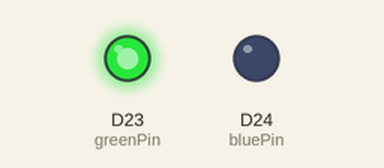
Bench run of a sketch on a simulated Arduino Nano 33 IoT. On the bench: output pins drawn as LEDs (lit = HIGH). Dashed ring = blinking. Nothing arrives over Bluetooth unless stated; a phone connects over Bluetooth LE 3 s after start.

Above: at 0.1 s.
At 3.1 s:
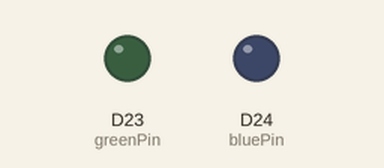
At 39.55 s:
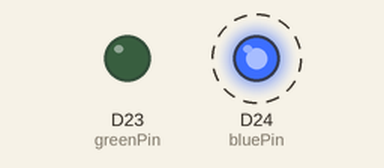
Timing chart, 0 to 40.0 s (numbered marks = the images above):
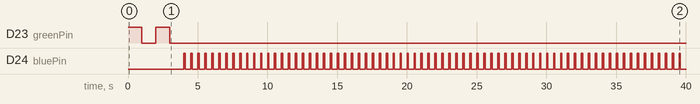

Measured:
- by itself, D23 (greenPin): HIGH → LOW at 1.0 s, → HIGH 1.0 s later, → LOW 1.0 s later
- by itself, D24 (bluePin): LOW → HIGH at 4.0 s, → LOW 0.10 s later, → HIGH 0.40 s later, → LOW 0.10 s later, … (144 changes in this stretch)

The sketch:

Sketch05_BLE2Python.ino
```cpp
#include <ArduinoBLE.h>

BLEService ledService("180A"); // Custom service UUID
BLEBoolCharacteristic connectChar("2A56", BLERead | BLEWrite); // Characteristic UUID

const int bluePin = 24;   // Blue LED pin
const int greenPin = 23;  // Green LED pin

void setup() {
  pinMode(bluePin, OUTPUT);
  pinMode(greenPin, OUTPUT);

  digitalWrite(greenPin, HIGH);  // Green LED on at start (advertising)
  digitalWrite(bluePin, LOW);     // Blue LED off

  // Initialize BLE without Serial monitoring
  if (!BLE.begin()) {
    // If BLE initialization fails, the board will remain here.
    while (1);
  }

  BLE.setLocalName("BLE_Sense_Device");
  BLE.setAdvertisedService(ledService);
  ledService.addCharacteristic(connectChar);
  BLE.addService(ledService);

  BLE.advertise();
}

void loop() {
  BLEDevice central = BLE.central();

  if (central) {
    // Connection established: change LED to blue
    digitalWrite(greenPin, LOW);  // Turn off green LED
    digitalWrite(bluePin, HIGH);   // Turn on blue LED

    // Blink the blue LED while connected
    while (central.connected()) {
      digitalWrite(bluePin, HIGH);   // Turn on blue LED
      delay(100);                    // Wait for 100 milliseconds
      digitalWrite(bluePin, LOW);    // Turn off blue LED
      delay(400);                    // Wait for 400 milliseconds
    }

    // Connection lost: change LED back to green
    digitalWrite(bluePin, LOW);   // Turn off blue LED
    digitalWrite(greenPin, HIGH); // Turn on green LED
  } else {
    // When disconnected, use low-power logic for the green LED
    // Flash the green LED at a lower frequency to indicate waiting for connection
    digitalWrite(greenPin, HIGH);  // Turn on green LED
    delay(1000);                   // Wait for 1 second
    digitalWrite(greenPin, LOW);   // Turn off green LED
    delay(1000);                   // Wait for 1 second
  }
}

/*
#include <ArduinoBLE.h>

BLEService ledService("180A"); // Custom service UUID
BLEBoolCharacteristic connectChar("2A56", BLERead | BLEWrite); // Characteristic UUID

const int bluePin = 24;   // Blue LED pin
const int greenPin = 23;  // Green LED pin

void setup() {
  pinMode(bluePin, OUTPUT);
  pinMode(greenPin, OUTPUT);

  digitalWrite(greenPin, HIGH);  // Green LED on at start (advertising)
  digitalWrite(bluePin, LOW);    // Blue LED off

  // Initialize BLE without Serial monitoring
  if (!BLE.begin()) {
    // If BLE initialization fails, the board will remain here.
    while (1);
  }

  BLE.setLocalName("BLE_Sense_Device");
  BLE.setAdvertisedService(ledService);
  ledService.addCharacteristic(connectChar);
  BLE.addService(ledService);

  BLE.advertise();
}

void loop() {
  BLEDevice central = BLE.central();

  if (central) {
    // Connection established: change LED to blue
    digitalWrite(greenPin, LOW);  // Turn off green LED
    digitalWrite(bluePin, HIGH);  // Turn on blue LED

    // Blink the blue LED while connected
    while (central.connected()) {
      digitalWrite(bluePin, HIGH);   // Turn on blue LED
      delay(100);                    // Wait for 500 milliseconds
      digitalWrite(bluePin, LOW);    // Turn off blue LED
      delay(500);                    // Wait for 500 milliseconds
    }

    // Connection lost: change LED back to green
    digitalWrite(bluePin, LOW);   // Turn off blue LED
    digitalWrite(greenPin, HIGH); // Turn on green LED
  }
}
*/
```
